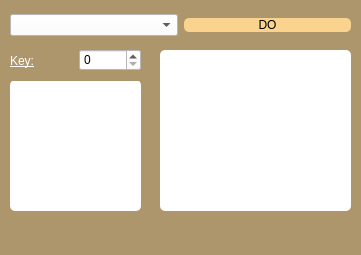
<?xml version="1.0" encoding="UTF-8"?>
<ui version="4.0">
 <class>MainWindow</class>
 <widget class="QMainWindow" name="MainWindow">
  <property name="geometry">
   <rect>
    <x>0</x>
    <y>0</y>
    <width>361</width>
    <height>255</height>
   </rect>
  </property>
  <property name="windowTitle">
   <string>MainWindow</string>
  </property>
  <property name="styleSheet">
   <string notr="true">background-color: #AD966C;</string>
  </property>
  <widget class="QWidget" name="centralwidget">
   <widget class="QTextEdit" name="MainSet">
    <property name="geometry">
     <rect>
      <x>160</x>
      <y>50</y>
      <width>191</width>
      <height>161</height>
     </rect>
    </property>
    <property name="styleSheet">
     <string notr="true">background-color: rgb(255, 255, 255);
border-radius: 5px;
font: 16pt &quot;Small Fonts&quot;;</string>
    </property>
   </widget>
   <widget class="QTextEdit" name="InfoSet">
    <property name="geometry">
     <rect>
      <x>10</x>
      <y>80</y>
      <width>131</width>
      <height>131</height>
     </rect>
    </property>
    <property name="styleSheet">
     <string notr="true">background-color: rgb(255, 255, 255);
border-radius: 5px;
font: 16pt &quot;Small Fonts&quot;;
</string>
    </property>
   </widget>
   <widget class="QWidget" name="layoutWidget">
    <property name="geometry">
     <rect>
      <x>10</x>
      <y>10</y>
      <width>341</width>
      <height>31</height>
     </rect>
    </property>
    <layout class="QHBoxLayout" name="horizontalLayout">
     <item>
      <widget class="QComboBox" name="comboBox_set">
       <property name="styleSheet">
        <string notr="true">background-color: rgb(255, 255, 255); 
font: 13pt &quot;Small Fonts&quot;;

</string>
       </property>
      </widget>
     </item>
     <item>
      <widget class="QPushButton" name="do_set">
       <property name="styleSheet">
        <string notr="true">background-color: #FAD48E;
border-radius: 5px;
font: 15pt &quot;MS Serif&quot;;

</string>
       </property>
       <property name="text">
        <string>DO</string>
       </property>
      </widget>
     </item>
    </layout>
   </widget>
   <widget class="QWidget" name="layoutWidget">
    <property name="geometry">
     <rect>
      <x>10</x>
      <y>40</y>
      <width>131</width>
      <height>41</height>
     </rect>
    </property>
    <layout class="QHBoxLayout" name="horizontalLayout_2">
     <item>
      <widget class="QLabel" name="label">
       <property name="styleSheet">
        <string notr="true">font: 20pt &quot;MS Serif&quot;;
text-decoration: underline;
color: rgb(255, 255, 255);</string>
       </property>
       <property name="text">
        <string>Key:</string>
       </property>
      </widget>
     </item>
     <item>
      <widget class="QSpinBox" name="spinBox_set">
       <property name="styleSheet">
        <string notr="true">background-color: rgb(255, 255, 255); 
font: 13pt &quot;Small Fonts&quot;;

</string>
       </property>
      </widget>
     </item>
    </layout>
   </widget>
  </widget>
  <widget class="QMenuBar" name="menubar">
   <property name="geometry">
    <rect>
     <x>0</x>
     <y>0</y>
     <width>361</width>
     <height>17</height>
    </rect>
   </property>
  </widget>
  <widget class="QStatusBar" name="statusbar"/>
 </widget>
 <resources/>
 <connections/>
</ui>
